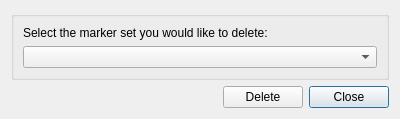
<?xml version="1.0" encoding="UTF-8"?>
<ui version="4.0">
 <class>DeleteMarkerSetDialog</class>
 <widget class="QDialog" name="DeleteMarkerSetDialog">
  <property name="geometry">
   <rect>
    <x>0</x>
    <y>0</y>
    <width>400</width>
    <height>116</height>
   </rect>
  </property>
  <property name="windowTitle">
   <string>Dialog</string>
  </property>
  <layout class="QVBoxLayout" name="verticalLayout">
   <item>
    <widget class="QGroupBox" name="groupBox">
     <property name="sizePolicy">
      <sizepolicy hsizetype="Expanding" vsizetype="Expanding">
       <horstretch>0</horstretch>
       <verstretch>0</verstretch>
      </sizepolicy>
     </property>
     <property name="title">
      <string/>
     </property>
     <layout class="QVBoxLayout" name="verticalLayout_2">
      <item>
       <widget class="QLabel" name="label">
        <property name="text">
         <string>Select the marker set you would like to delete:</string>
        </property>
       </widget>
      </item>
      <item>
       <widget class="QComboBox" name="comboBoxMarkerSet"/>
      </item>
     </layout>
    </widget>
   </item>
   <item>
    <layout class="QHBoxLayout" name="horizontalLayout">
     <item>
      <spacer name="horizontalSpacer">
       <property name="orientation">
        <enum>Qt::Orientation::Horizontal</enum>
       </property>
       <property name="sizeHint" stdset="0">
        <size>
         <width>40</width>
         <height>20</height>
        </size>
       </property>
      </spacer>
     </item>
     <item>
      <widget class="QPushButton" name="pushButtonDelete">
       <property name="text">
        <string>Delete</string>
       </property>
      </widget>
     </item>
     <item>
      <widget class="QPushButton" name="pushButtonClose">
       <property name="text">
        <string>Close</string>
       </property>
       <property name="default">
        <bool>true</bool>
       </property>
      </widget>
     </item>
    </layout>
   </item>
  </layout>
 </widget>
 <resources/>
 <connections>
  <connection>
   <sender>pushButtonClose</sender>
   <signal>clicked()</signal>
   <receiver>DeleteMarkerSetDialog</receiver>
   <slot>accept()</slot>
   <hints>
    <hint type="sourcelabel">
     <x>352</x>
     <y>93</y>
    </hint>
    <hint type="destinationlabel">
     <x>199</x>
     <y>57</y>
    </hint>
   </hints>
  </connection>
 </connections>
</ui>
